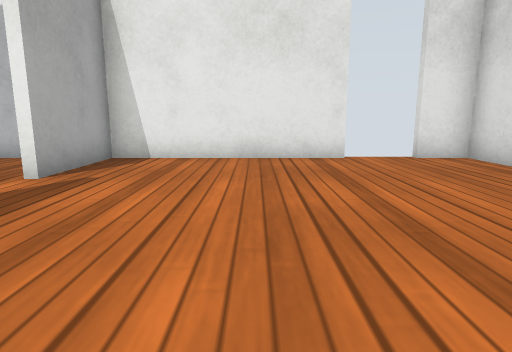
view 1 (above)

16 first-person views from a walk through a robot-simulator world made for Gazebo. The camera is 0.5 m above the floor, tilts 10° down and sees 75° across. The floor is counted in squares, 0.5 m on a side. Each view is taken from the middle of a square. On the plan, view 1 faces up. The plan holds only what a view shows up to about 12 squares ahead; the rest is blank. Simple patterns stand in for the simulator's built-in surfaces. Simple shapes stand in for some stock models.

view 2
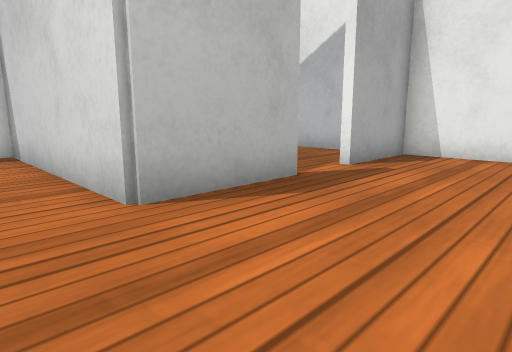

view 3
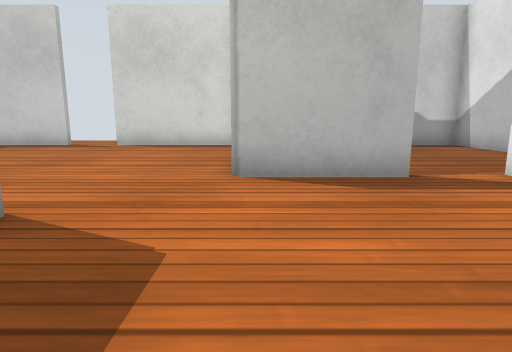

view 4
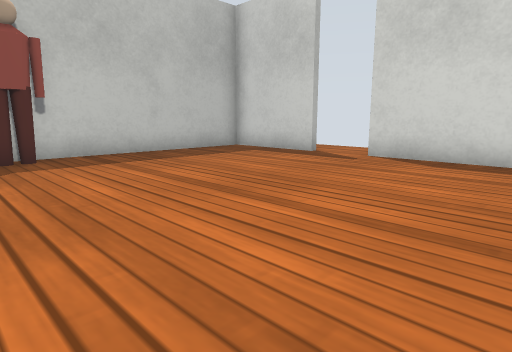

view 5
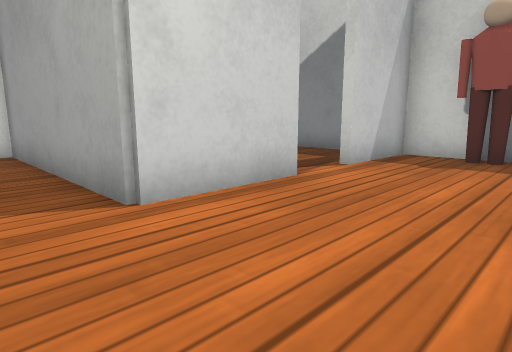

view 6
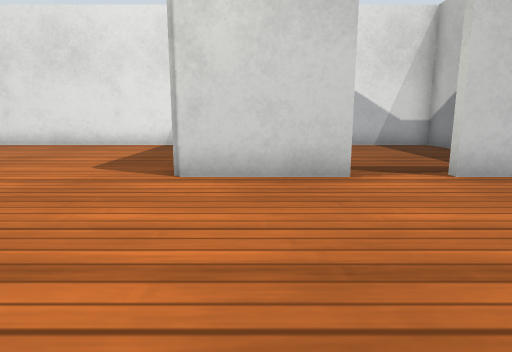

view 7
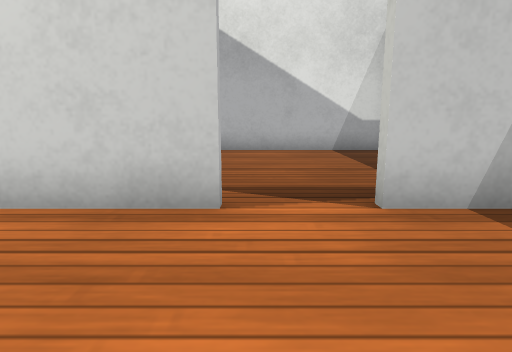

view 8
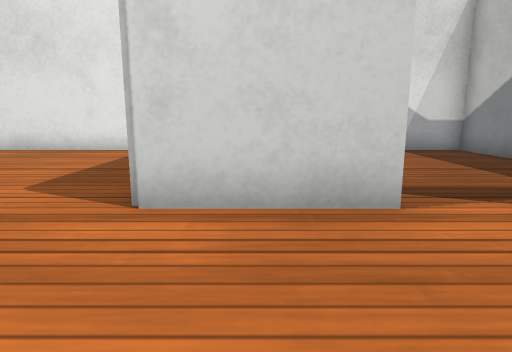

view 9
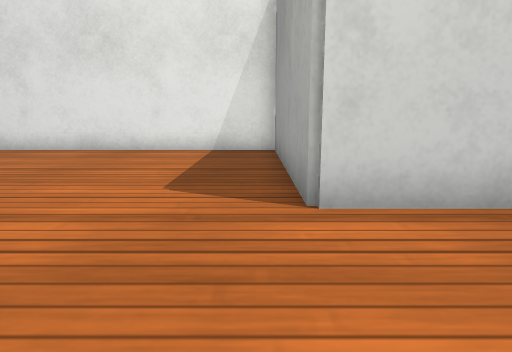

view 10
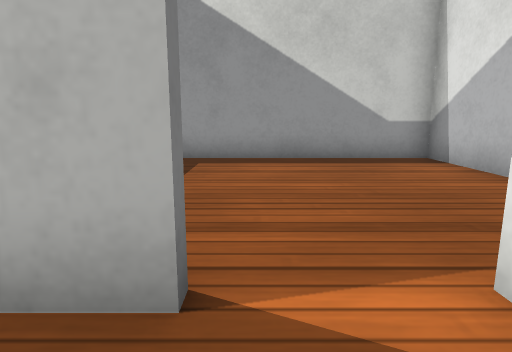

view 11
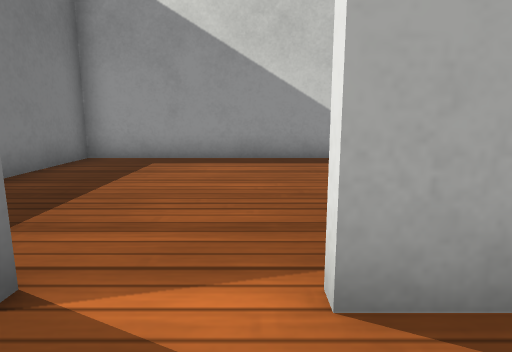

view 12
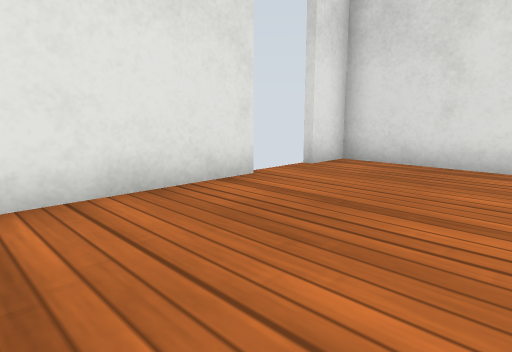

view 13
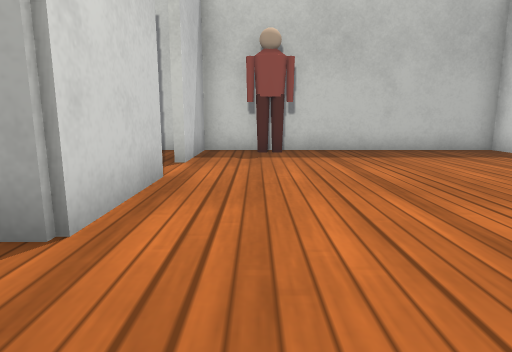

view 14
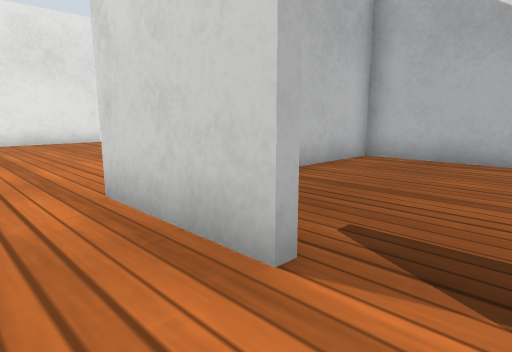

view 15
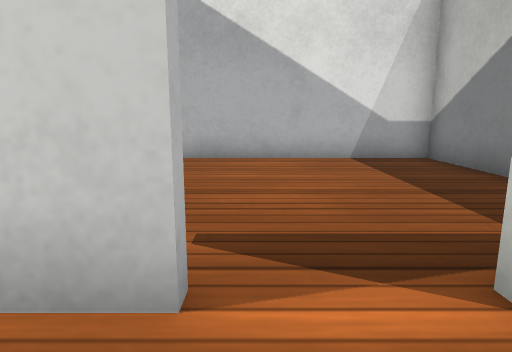

view 16
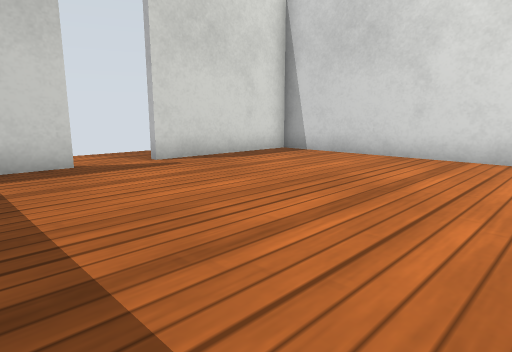

### Floor plan
Points are (right, up) in squares from view 1. A wall is a line through its corners. A room is listed if a view was taken in it or the views show most of it. See-through windows are left out.
Room 1 (views 1, 2, 3, 4, 5, 6, 7, 8, 9, 10, 11, 12, 13, 14, 15, 16)
walls: (-0.6, -1.6) (5.3, -1.6) (5.3, 8.3) (4, 8.3); (-3.6, 3.6) (-3.6, 0.6) (-10.3, 0.6) (-10.3, -4.1); (-1.4, -4.6) (-1.4, -2.4); (2, 8.3) (-3.6, 8.3) (-3.6, 5.4); (-10.3, -5.9) (-10.3, -9.3) (-1.4, -9.3) (-1.4, -6.4)
ways out: opening at (-1, -5.5) to room 2; opening at (-4, 4.5) to room 3; opening at (-10, -5)
objects: person (-3, -9)
Room 2 (no view inside)
walls: (-0.5, -9.3) (5.3, -9.3) (5.3, -1.8) (2.4, -1.8)
ways out: opening at (-1, -5.5) to room 1
Room 3 (no view inside)
walls: (-5.5, 8.3) (-10.3, 8.3) (-10.3, 0.8) (-7.4, 0.8)
ways out: opening at (-4, 4.5) to room 1

Positions as (right, up) in squares from view 1, and headings:
1: (0, 0), facing up
2: (0, -1), facing up-left
3: (2, 1), facing left
4: (-2, 0), facing down-left
5: (-5, 0), facing down-right
6: (-7, -3), facing right
7: (-5, -5), facing right
8: (-5, -3), facing right
9: (-5, -1), facing right
10: (-2, 4), facing left
11: (-2, 5), facing left
12: (-2, 4), facing up-right
13: (-3, 1), facing down
14: (-3, -6), facing up-right
15: (-3, -5), facing right
16: (-3, -8), facing up-left
